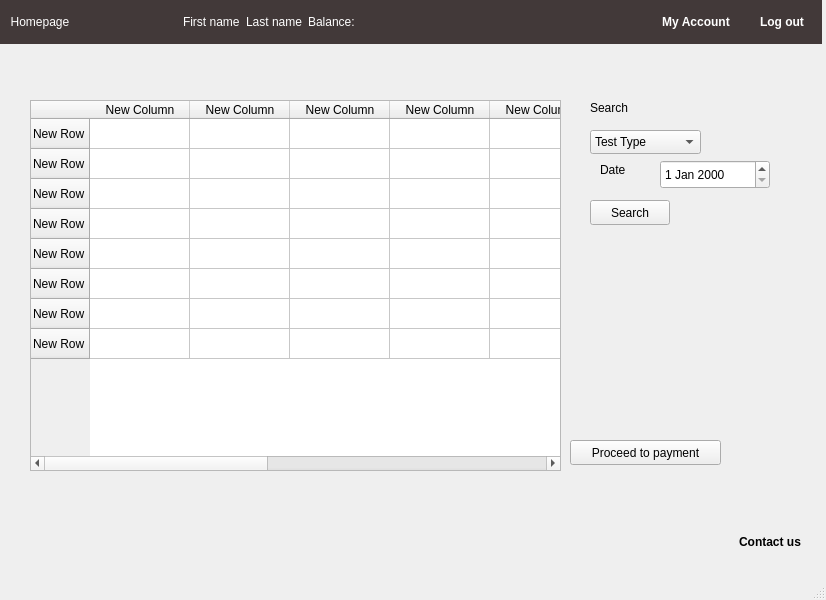
<?xml version="1.0" encoding="UTF-8"?>
<ui version="4.0">
 <class>LabReserve</class>
 <widget class="QMainWindow" name="LabReserve">
  <property name="geometry">
   <rect>
    <x>0</x>
    <y>0</y>
    <width>826</width>
    <height>600</height>
   </rect>
  </property>
  <property name="windowTitle">
   <string>MainWindow</string>
  </property>
  <widget class="QWidget" name="centralwidget">
   <widget class="QPushButton" name="ProceedPayButton">
    <property name="geometry">
     <rect>
      <x>570</x>
      <y>440</y>
      <width>151</width>
      <height>25</height>
     </rect>
    </property>
    <property name="text">
     <string>Proceed to payment</string>
    </property>
   </widget>
   <widget class="QPushButton" name="pushButton_7">
    <property name="geometry">
     <rect>
      <x>730</x>
      <y>530</y>
      <width>80</width>
      <height>24</height>
     </rect>
    </property>
    <property name="font">
     <font>
      <bold>true</bold>
     </font>
    </property>
    <property name="cursor">
     <cursorShape>PointingHandCursor</cursorShape>
    </property>
    <property name="text">
     <string>Contact us</string>
    </property>
    <property name="flat">
     <bool>true</bool>
    </property>
   </widget>
   <widget class="QLabel" name="label_2">
    <property name="geometry">
     <rect>
      <x>590</x>
      <y>100</y>
      <width>49</width>
      <height>16</height>
     </rect>
    </property>
    <property name="text">
     <string>Search</string>
    </property>
   </widget>
   <widget class="QWidget" name="widget" native="true">
    <property name="geometry">
     <rect>
      <x>0</x>
      <y>0</y>
      <width>822</width>
      <height>44</height>
     </rect>
    </property>
    <property name="styleSheet">
     <string notr="true">QWidget {background-color:rgb(66, 57, 57); color:rgb(255, 255, 255);
}
</string>
    </property>
    <layout class="QGridLayout" name="gridLayout_3">
     <item row="0" column="0">
      <layout class="QGridLayout" name="gridLayout">
       <item row="0" column="1">
        <spacer name="horizontalSpacer_2">
         <property name="orientation">
          <enum>Qt::Horizontal</enum>
         </property>
         <property name="sizeHint" stdset="0">
          <size>
           <width>40</width>
           <height>20</height>
          </size>
         </property>
        </spacer>
       </item>
       <item row="0" column="2">
        <widget class="QLabel" name="label_4">
         <property name="font">
          <font>
           <bold>false</bold>
          </font>
         </property>
         <property name="text">
          <string>First name</string>
         </property>
        </widget>
       </item>
       <item row="0" column="4">
        <widget class="QLabel" name="label">
         <property name="font">
          <font>
           <bold>false</bold>
          </font>
         </property>
         <property name="text">
          <string>Balance: </string>
         </property>
        </widget>
       </item>
       <item row="0" column="9">
        <widget class="QPushButton" name="pushButton_5">
         <property name="font">
          <font>
           <bold>true</bold>
          </font>
         </property>
         <property name="cursor">
          <cursorShape>PointingHandCursor</cursorShape>
         </property>
         <property name="styleSheet">
          <string notr="true">QPushButton {color: white; border-radius: 6px;min-width: 80px;}</string>
         </property>
         <property name="text">
          <string>Log out</string>
         </property>
         <property name="default">
          <bool>false</bool>
         </property>
         <property name="flat">
          <bool>true</bool>
         </property>
        </widget>
       </item>
       <item row="0" column="0">
        <widget class="QPushButton" name="pushButton_2">
         <property name="styleSheet">
          <string notr="true">QPushButton {color: white; border-radius: 6px;min-width: 80px;}</string>
         </property>
         <property name="text">
          <string>Homepage</string>
         </property>
         <property name="flat">
          <bool>true</bool>
         </property>
        </widget>
       </item>
       <item row="0" column="6">
        <spacer name="horizontalSpacer_3">
         <property name="orientation">
          <enum>Qt::Horizontal</enum>
         </property>
         <property name="sizeHint" stdset="0">
          <size>
           <width>40</width>
           <height>20</height>
          </size>
         </property>
        </spacer>
       </item>
       <item row="0" column="8">
        <widget class="QPushButton" name="pushButton_4">
         <property name="font">
          <font>
           <bold>true</bold>
          </font>
         </property>
         <property name="cursor">
          <cursorShape>PointingHandCursor</cursorShape>
         </property>
         <property name="styleSheet">
          <string notr="true">QPushButton {color: white; border-radius: 6px;min-width: 80px;}</string>
         </property>
         <property name="text">
          <string>My Account</string>
         </property>
         <property name="default">
          <bool>false</bool>
         </property>
         <property name="flat">
          <bool>true</bool>
         </property>
        </widget>
       </item>
       <item row="0" column="3">
        <widget class="QLabel" name="label_3">
         <property name="font">
          <font>
           <bold>false</bold>
          </font>
         </property>
         <property name="text">
          <string>Last name</string>
         </property>
        </widget>
       </item>
       <item row="0" column="7">
        <spacer name="horizontalSpacer">
         <property name="orientation">
          <enum>Qt::Horizontal</enum>
         </property>
         <property name="sizeHint" stdset="0">
          <size>
           <width>40</width>
           <height>20</height>
          </size>
         </property>
        </spacer>
       </item>
       <item row="0" column="5">
        <spacer name="horizontalSpacer_4">
         <property name="orientation">
          <enum>Qt::Horizontal</enum>
         </property>
         <property name="sizeHint" stdset="0">
          <size>
           <width>40</width>
           <height>20</height>
          </size>
         </property>
        </spacer>
       </item>
      </layout>
     </item>
    </layout>
   </widget>
   <widget class="QTableWidget" name="tableWidget">
    <property name="geometry">
     <rect>
      <x>30</x>
      <y>100</y>
      <width>531</width>
      <height>371</height>
     </rect>
    </property>
    <row>
     <property name="text">
      <string>New Row</string>
     </property>
    </row>
    <row>
     <property name="text">
      <string>New Row</string>
     </property>
    </row>
    <row>
     <property name="text">
      <string>New Row</string>
     </property>
    </row>
    <row>
     <property name="text">
      <string>New Row</string>
     </property>
    </row>
    <row>
     <property name="text">
      <string>New Row</string>
     </property>
    </row>
    <row>
     <property name="text">
      <string>New Row</string>
     </property>
    </row>
    <row>
     <property name="text">
      <string>New Row</string>
     </property>
    </row>
    <row>
     <property name="text">
      <string>New Row</string>
     </property>
    </row>
    <column>
     <property name="text">
      <string>New Column</string>
     </property>
    </column>
    <column>
     <property name="text">
      <string>New Column</string>
     </property>
    </column>
    <column>
     <property name="text">
      <string>New Column</string>
     </property>
    </column>
    <column>
     <property name="text">
      <string>New Column</string>
     </property>
    </column>
    <column>
     <property name="text">
      <string>New Column</string>
     </property>
    </column>
    <column>
     <property name="text">
      <string>New Column</string>
     </property>
    </column>
    <column>
     <property name="text">
      <string>New Column</string>
     </property>
    </column>
    <column>
     <property name="text">
      <string>New Column</string>
     </property>
    </column>
    <column>
     <property name="text">
      <string>New Column</string>
     </property>
    </column>
   </widget>
   <widget class="QPushButton" name="pushButton">
    <property name="geometry">
     <rect>
      <x>590</x>
      <y>200</y>
      <width>80</width>
      <height>25</height>
     </rect>
    </property>
    <property name="text">
     <string>Search</string>
    </property>
   </widget>
   <widget class="QComboBox" name="comboBox_3">
    <property name="geometry">
     <rect>
      <x>590</x>
      <y>130</y>
      <width>111</width>
      <height>24</height>
     </rect>
    </property>
    <item>
     <property name="text">
      <string>Test Type</string>
     </property>
    </item>
   </widget>
   <widget class="QDateEdit" name="dateEdit">
    <property name="geometry">
     <rect>
      <x>660</x>
      <y>160</y>
      <width>110</width>
      <height>29</height>
     </rect>
    </property>
   </widget>
   <widget class="QLabel" name="label_5">
    <property name="geometry">
     <rect>
      <x>600</x>
      <y>160</y>
      <width>63</width>
      <height>20</height>
     </rect>
    </property>
    <property name="text">
     <string>Date</string>
    </property>
   </widget>
  </widget>
  <widget class="QMenuBar" name="menubar">
   <property name="geometry">
    <rect>
     <x>0</x>
     <y>0</y>
     <width>826</width>
     <height>25</height>
    </rect>
   </property>
  </widget>
  <widget class="QStatusBar" name="statusbar"/>
 </widget>
 <resources/>
 <connections/>
</ui>
